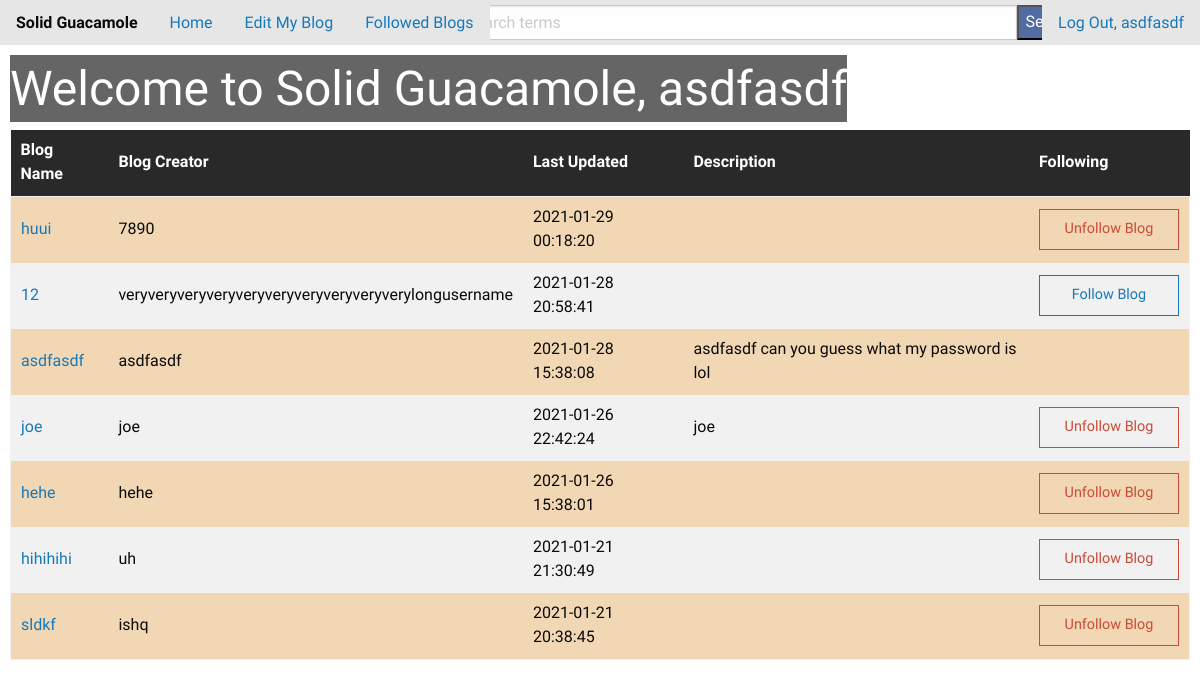
Screenshot of / (signed in) with the database file from the repository.
### tables this page shows
CREATE TABLE users (id INTEGER PRIMARY KEY, username TEXT,
              password TEXT, blogname TEXT, blogdescription TEXT, time DATETIME);

### app/blog.py (the view)
@bp.route("/")
@login_required
def homepage():
    following = []
    for blog in blog_methods["getBlogs"]():
        if follow_methods["checkFollower"](blog["id"], blog_methods["getInfo"](session["username"], "id")):
            following += [blog["blogname"]]
    if "error_msg" in session:
        msg = session["error_msg"]
        session.pop("error_msg")
        return render_template("blog/home.html", blogs=blog_methods["getBlogs"](), following=following,
                                username=session["username"], error_msg=msg)
    return render_template("blog/home.html", blogs=blog_methods["getBlogs"](), following=following,
                            username=session["username"])

### app/auth.py (called while the page is built)
def login_required(view):
    @functools.wraps(view)
    def wrapped_view(**kwargs):
        if g.user is None:
            return redirect(url_for('auth.login'))
        return view(**kwargs)
    return wrapped_view

@bp.before_app_request
def load_logged_in_user():
    username = session.get('username')
    if username is None:
        g.user = None
    else:
        g.user = get_db().execute(
            'SELECT * FROM users WHERE username = ?', (username,)
        ).fetchone()

### app/db_builder.py (called while the page is built)
def get_db():
    if 'db' not in g:
        g.db = sqlite3.connect(
            current_app.config['DATABASE'],
            detect_types=sqlite3.PARSE_DECLTYPES
        )
        g.db.text_factory = text_factory
        g.db.row_factory = sqlite3.Row
    return g.db

def checkUsername(username):
    db = get_db()
    found = False
    for row in db.execute("SELECT * FROM users;"):
        found = found or (username == row[1])
    db.commit()
    return found

def getInfo(username, col):
    if checkUsername(username):
        db = get_db()
        info = db.execute("SELECT " + col + " FROM users WHERE username=?;", [username]).fetchone()[0]
        db.commit()
        return info
    return None

def getBlogs():
    db = get_db()
    blogs = db.execute("SELECT * from users ORDER BY time DESC;").fetchall()
    db.commit()
    return [dict(i) for i in blogs]

def checkFollower(userID, followerID):
    db = get_db()
    found = db.execute("SELECT * FROM followers WHERE userID=? AND followerID=?;",
                      (str(userID), str(followerID))).fetchone()
    db.commit()
    return found is not None

### app/templates/blog/home.html (shortened to what this page needs)
{% extends 'base.html' %} {% block header %}
<h1>{% block title %}Welcome to Solid Guacamole, {{ username }}{% endblock %}</h1>
{% endblock %} {% block content %}
<body class="allpages">
    <div class="container">
         {% if not blogs %}
        <h3>No blogs created yet.</h3>
        {% else %}
        <table>
            <thead id="table-header">
                <th>Blog Name</th>
                <th>Blog Creator</th>
                <th>Last Updated</th>
                <th>Description</th>
                <th>Following</th>
            </thead>
            {% for blog in blogs %}
            <tr>
                <td><a href="{{ url_for('blog.viewBlog', username=blog['username']) }}">{{ blog["blogname"] }}</a></td>
                <td>{{ blog["username"] }}</td>
                <td>{{ blog["time"] }}</td>
                <td class="desc">{{ blog["blogdescription"] }}</td>
                <td>
                    {% if username != blog["username"] %} {% if blog["blogname"] not in following %}
                    <form action="{{ url_for('follow.follow', username=blog['username']) }}" method="POST">
                        <input type="submit" id="follow" name="home" value="Follow Blog" class="hollow button"/>
                    </form>
                	{% else %}
                    <form action="{{ url_for('follow.unfollow', username=blog['username']) }}" method="POST">
                        <input type="submit" id="unfollow" name="home" value="Unfollow Blog" class="hollow button alert" />
                    </form>
                	{% endif %}
                {% endif %}
            	</td>
            </tr>
        {% endfor %}
        </table>
    {% endif %}
    </div>
</body>
{% endblock %}

### app/templates/base.html (shortened to what this page needs)
{% if pageNum is not defined %} {% set pageNum = 1 %} {% endif %}
<!doctype html>
<link rel="stylesheet" href="https://cdn.jsdelivr.net/npm/foundation-sites@6.6.3/dist/css/foundation.min.css"
>
<link rel="stylesheet" href="/static/styles.css" />
<div class="top-bar grid-x fluid stack-for-medium">
	<div class="cell medium-5">
		<ul class="dropdown menu" data-dropdown-menu>
			<li class="menu-text">Solid Guacamole</li>
			<li><a href="{{ url_for('blog.homepage') }}">Home</a></li>
			<li><a href="{{ url_for('blog.editBlog') }}">Edit My Blog</a></li>
			<li><a href="{{ url_for('follow.followedBlogs') }}">Followed Blogs</a></li>
		</ul>
	</div>
    <div class="grid-x cell medium-5 align-center">
        <form action="{{ url_for('search.searchFunction') }}" class="grid-x row align-center" method="POST">
            <div class="input-group">
                <input class="input-group-field flex-child-grow" type="text" name="keywords" id="keywords" placeholder="Enter search terms" required />
                <div class="input-group-button">
                </div>
            </div>
        </form>
    </div>
    <div class="cell medium-2 grid-x align-right">
		<ul class="dropdown menu align-right" data-dropdown-menu>
            <li><a id="logout" href="{{ url_for('auth.logout') }}">Log Out, {{ username }}</a></li>
		</ul>
    </div>
</div>
<section class="content">
  <header>
    {% block header %}{% endblock %}
  </header>
  {% block content %}{% endblock %}
</section>

### app/static/styles.css (style rules this page uses)
.top-bar { padding: 0px; width: 100%; height: auto; min-height: 45px; }
.top-bar .input-group { margin: 0px; }
.top-bar input[type="text"] { height: 35px; }
.top-bar li a { padding-left: 10px; padding-right: 10px; }
input#keywords { width: 600px; }
.top-bar .input-group-field { max-width: 600px; }
.top-bar * { float: left; }
.allpages { background: url("https://scottchoucino.com/wp-content/uploads/2016/12/ScottChoucino-1-1.jpg") no-repeat center center fixed; -webkit-background-size: cover; -moz-background-size: cover; -o-background-size: cover; background-size: cover; }
.allpages h1 { display: table; color: white; background-color: rgba(0, 0, 0, 0.603); }
.content { padding: 0 calc((100% - min(100%, 1500px)) / 2); }
section.content { margin: 10px; }
table { background: rgba(255, 255, 255, 0); }
table thead { border: 0px; }
table th { background-color: #292929; color: white; }
table tr { height: 65px; background-color: rgba(223, 162, 83, 0.432); }
#unfollow { margin: 0px; width: 140px; }
#follow { margin: 0px; width: 140px; }
* { font-family: "Montserrat Alternates"; }
h1, h2, h3, h4 { font-family: "Montserrat Alternates"; }

### rows the page displays
users: blogname "huui", username "7890", time "2021-01-29 00:18:20"
users: blogname "12", username "veryveryveryveryveryveryveryveryveryverylongusername", time "2021-01-28 20:58:41"
users: blogname "asdfasdf", username "asdfasdf", time "2021-01-28 15:38:08", blogdescription "asdfasdf can you guess what my password is lol"
users: blogname "joe", username "joe", time "2021-01-26 22:42:24", blogdescription "joe"
users: blogname "hehe", username "hehe", time "2021-01-26 15:38:01"
users: blogname "hihihihi", username "uh", time "2021-01-21 21:30:49"
users: blogname "sldkf", username "ishq", time "2021-01-21 20:38:45"

### other values shown
{{ username }} "asdfasdf"
